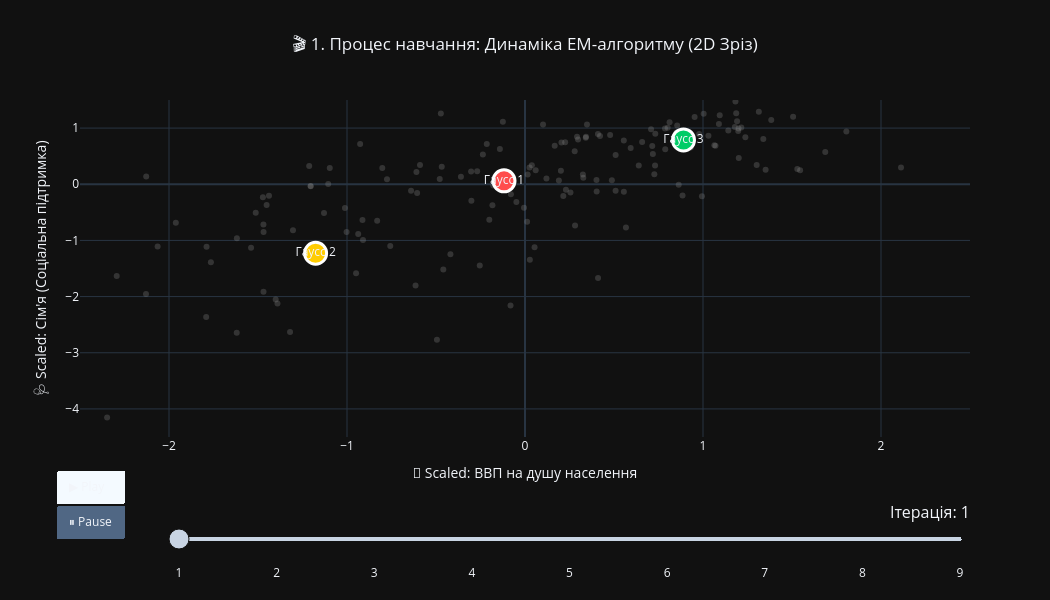
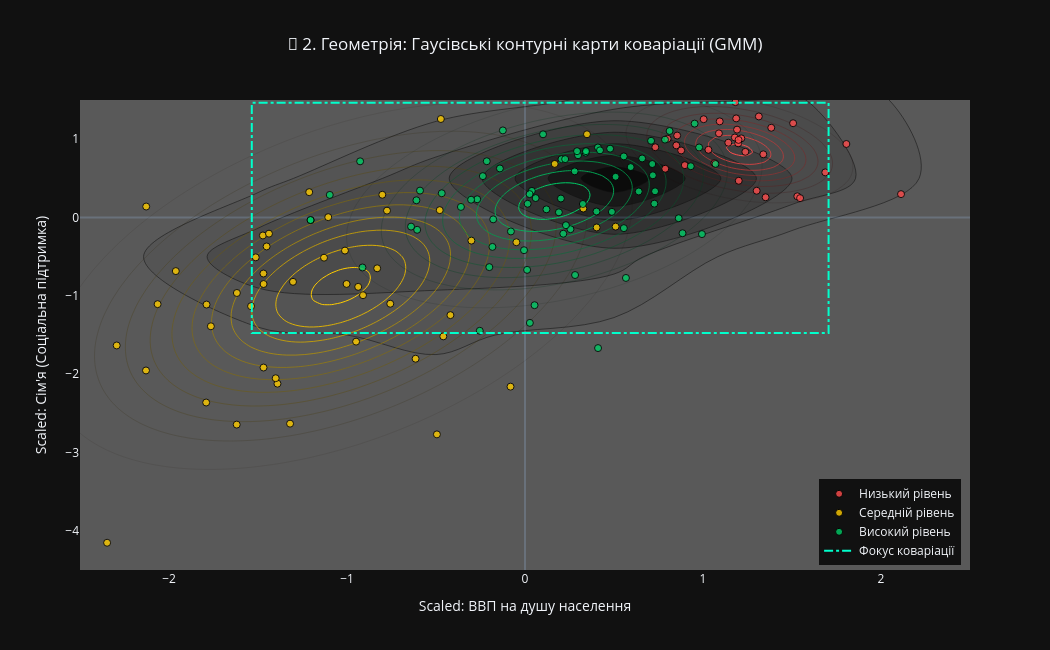
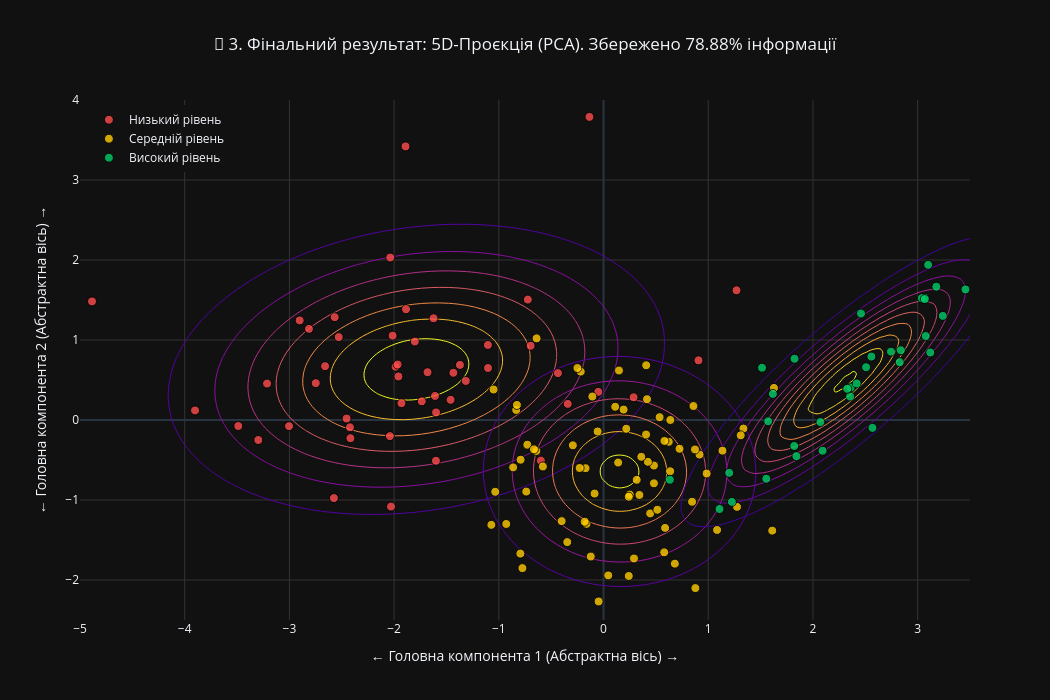

Notebook code for these charts, in order:
### Markdown cell above
**11. Побудувати модель кластеризації:**

### Code cell
print(f"🧠 Навчання моделі кластеризації (GaussianMixture)...")
print("🧹 Перевірка та очищення даних від пропущених значень (NaN)...")

missing_values_count = df_scaled[FEATURES_FULL].isna().sum().sum()

if missing_values_count > 0:
    print(f"   ⚠️ Знайдено {missing_values_count} пропущених значень у числових ознаках.")
    print("   🛠️ Застосовуємо імп'ютацію (заповнення медіаною)...")

    from sklearn.impute import SimpleImputer
    imputer = SimpleImputer(strategy='median')

    df_scaled[FEATURES_FULL] = imputer.fit_transform(df_scaled[FEATURES_FULL])
    df[FEATURES_FULL] = imputer.fit_transform(df[FEATURES_FULL])

    print("   ✅ Пропущені значення успішно заповнено!")
else:
    print("   ✅ Пропущених значень не знайдено. Дані чисті.")

X_train = df_scaled[FEATURES_FULL]
gmm_brain = GaussianMixture(
    n_components=N_CLUSTERS, covariance_type=COVARIANCE_TYPE, 
    n_init=N_INIT, random_state=RANDOM_STATE
)
cluster_labels = gmm_brain.fit_predict(X_train)

df['Cluster'] = cluster_labels
cluster_means = df.groupby('Cluster')[TARGET_METRIC].mean().sort_values()
cluster_mapping = {old_id: new_id for new_id, old_id in enumerate(cluster_means.index)}
df['Cluster'] = df['Cluster'].map(cluster_mapping)

df['Cluster_Name'] = df['Cluster'].map(CLUSTER_LABELS)

actual_iters = gmm_brain.n_iter_
print(f"✅ Навчання завершено! Алгоритм зійшовся за {actual_iters} ітерацій.")

f1, f2 = FEATURES_FULL[0], FEATURES_FULL[1]
f1_ua = FEATURE_TRANSLATIONS.get(f1, str(f1).replace('.', ' ').strip())
f2_ua = FEATURE_TRANSLATIONS.get(f2, str(f2).replace('.', ' ').strip())

print("\nКрасивий Вивід:")

def get_dynamic_legend(X_coords, x_min, x_max, y_min, y_max):
    x_mid = (x_min + x_max) / 2
    y_mid = (y_min + y_max) / 2

    top_left = np.sum((X_coords[:, 0] <= x_mid) & (X_coords[:, 1] >= y_mid))
    top_right = np.sum((X_coords[:, 0] > x_mid) & (X_coords[:, 1] >= y_mid))
    bottom_left = np.sum((X_coords[:, 0] <= x_mid) & (X_coords[:, 1] < y_mid))
    bottom_right = np.sum((X_coords[:, 0] > x_mid) & (X_coords[:, 1] < y_mid))

    min_points = min(top_left, top_right, bottom_left, bottom_right)

    if min_points == top_left:
        return dict(yanchor="top", y=0.99, xanchor="left", x=0.01)
    elif min_points == top_right:
        return dict(yanchor="top", y=0.99, xanchor="right", x=0.99)
    elif min_points == bottom_left:
        return dict(yanchor="bottom", y=0.01, xanchor="left", x=0.01)
    else:
        return dict(yanchor="bottom", y=0.01, xanchor="right", x=0.99)

print(f"\n🎬 1/3: Генерація динамічної анімації навчання...")
X_anim = df_scaled[[f1, f2]].values 
frames = []
em_steps = actual_iters

x_min = np.floor(X_anim[:, 0].min() / 0.5) * 0.5
x_max = np.ceil(X_anim[:, 0].max() / 0.5) * 0.5
y_min = np.floor(X_anim[:, 1].min() / 0.5) * 0.5
y_max = np.ceil(X_anim[:, 1].max() / 0.5) * 0.5

for i in range(1, em_steps + 1):
    gmm_anim = GaussianMixture(
        n_components=N_CLUSTERS, covariance_type=COVARIANCE_TYPE, 
        max_iter=i, n_init=1, init_params='kmeans', random_state=RANDOM_STATE
    )

    with warnings.catch_warnings():
        warnings.simplefilter("ignore")
        gmm_anim.fit(X_anim)

    current_means = gmm_anim.means_

    frame_traces = [
        go.Scatter(x=X_anim[:, 0], y=X_anim[:, 1], mode='markers', marker=dict(color='#888', size=6, opacity=0.3), showlegend=False)
    ]

    for k in range(N_CLUSTERS):
        frame_traces.append(go.Scatter(
            x=[current_means[k, 0]], y=[current_means[k, 1]], 
            mode='markers+text', text=[f"Гаусс {k+1}"],
            marker=dict(color=COLOR_PALETTE_FULL[k], size=22, line=dict(width=3, color='white')), showlegend=False))

    frames.append(go.Frame(data=frame_traces, name=str(i)))

sliders = [{
    "pad": {"b": 10, "t": 60}, "len": 0.9, "x": 0.1, "y": 0,
    "currentvalue": {"font": {"size": 16}, "prefix": "Ітерація: ", "visible": True, "xanchor": "right"},
    "steps": [{"args": [[f.name], {"frame": {"duration": 400, "redraw": True}, "mode": "immediate", "transition": {"duration": 200}}],
               "label": str(k+1), "method": "animate"} for k, f in enumerate(frames)]
}]

fig_anim = go.Figure(data=frames[0].data, frames=frames)
fig_anim.update_layout(
    title_text=f"🎬 1. Процес навчання: Динаміка EM-алгоритму (2D Зріз)",
    title_x=0.5, template=PLOT_TEMPLATE, width=1050, height=600,
    xaxis=dict(title=f"📐 Scaled: {f1_ua}", range=[x_min, x_max]),
    yaxis=dict(title=f"🩺 Scaled: {f2_ua}", range=[y_min, y_max]),
    updatemenus=[dict(type="buttons", y=-0.1, x=0.05, buttons=[
        dict(label="▶ Play", method="animate", args=[None, {"frame": {"duration": 400, "redraw": True}, "fromcurrent": True, "transition": {"duration": 200}}]),
        dict(label="⏸ Pause", method="animate", args=[[None], {"frame": {"duration": 0, "redraw": False}, "mode": "immediate"}])])],
    sliders=sliders
)

fig_anim.show()

print("\n📐 2/3: Побудова контурних карт коваріації...")
f1_idx, f2_idx = 0, 1

x_range, y_range = np.linspace(x_min, x_max, 100), np.linspace(y_min, y_max, 100)
XX, YY = np.meshgrid(x_range, y_range)
pos = np.dstack((XX, YY))

fig_contours = go.Figure()
fig_contours.add_trace(go.Histogram2dContour(x=X_anim[:, 0], y=X_anim[:, 1], colorscale='Greys', opacity=0.3, showscale=False))

for i in range(N_CLUSTERS):
    mean = gmm_brain.means_[i, [f1_idx, f2_idx]]
    cov = gmm_brain.covariances_[i][[f1_idx, f2_idx], :][:, [f1_idx, f2_idx]]
    rv = multivariate_normal(mean=mean, cov=cov)
    Z = rv.pdf(pos)

    color = COLOR_PALETTE_FULL[i]
    name = CLUSTER_LABELS[i]

    fig_contours.add_trace(go.Contour(
        x=x_range, y=y_range, z=Z, colorscale=[[0, 'rgba(0,0,0,0)'], [1, color]],
        showscale=False, contours=dict(start=0.01, coloring='lines'), line=dict(width=1), hoverinfo='skip'))

for i in range(N_CLUSTERS):
    real_indices = (cluster_labels == cluster_mapping[i])
    real_data = df[real_indices]

    hover_texts = [f"<b>{row[COUNTRY_COL]}</b><br>{f1_ua} (Raw): {row[f1]:.2f}<br>{f2_ua} (Raw): {row[f2]:.2f}" for _, row in real_data.iterrows()]

    fig_contours.add_trace(go.Scatter(
        x=X_anim[cluster_labels == i, 0], y=X_anim[cluster_labels == i, 1],
        mode='markers', name=CLUSTER_LABELS[i], marker=dict(color=COLOR_PALETTE_FULL[i], size=7, opacity=0.8, line=dict(width=1, color='black')),
        hovertext=hover_texts, hoverinfo="text",
    ))

padding_x = (x_max - x_min) * 0.10
padding_y = (y_max - y_min) * 0.10

focus_x0 = min(gmm_brain.means_[0, f1_idx], gmm_brain.means_[1, f1_idx]) - padding_x
focus_x1 = max(gmm_brain.means_[0, f1_idx], gmm_brain.means_[1, f1_idx]) + padding_x
focus_y0 = min(gmm_brain.means_[0, f2_idx], gmm_brain.means_[1, f2_idx]) - padding_y
focus_y1 = max(gmm_brain.means_[0, f2_idx], gmm_brain.means_[1, f2_idx]) + padding_y

fig_contours.add_shape(
    type="rect",
    x0=focus_x0, y0=focus_y0, x1=focus_x1, y1=focus_y1,
    line=dict(color="#00ffcc", width=2, dash="dashdot"),
    fillcolor="rgba(0,0,0,0)"
)

fig_contours.add_trace(go.Scatter(
    x=[None], y=[None], mode='lines',
    name="Фокус коваріації",
    line=dict(color="#00ffcc", width=2, dash="dashdot")
))

fig_contours.update_layout(
    title_text=f"📐 2. Геометрія: Гаусівські контурні карти коваріації (GMM)",
    title_x=0.5, template=PLOT_TEMPLATE, width=1050, height=650,
    xaxis=dict(title=f"Scaled: {f1_ua}", showgrid=False, range=[x_min, x_max]),
    yaxis=dict(title=f"Scaled: {f2_ua}", showgrid=False, range=[y_min, y_max]),
    legend=get_dynamic_legend(X_anim, x_min, x_max, y_min, y_max)
)

fig_contours.show()

print("\n🌌 3/3: Стиснення 5-вимірного простору через PCA...")
pca = PCA(n_components=2, random_state=RANDOM_STATE)
X_pca = pca.fit_transform(X_train)

fig_pca = go.Figure()

pca_x_min = np.floor(X_pca[:, 0].min() / 0.5) * 0.5
pca_x_max = np.ceil(X_pca[:, 0].max() / 0.5) * 0.5
pca_y_min = np.floor(X_pca[:, 1].min() / 0.5) * 0.5
pca_y_max = np.ceil(X_pca[:, 1].max() / 0.5) * 0.5

xx, yy = np.meshgrid(np.linspace(pca_x_min, pca_x_max, 100), np.linspace(pca_y_min, pca_y_max, 100))
pos = np.dstack((xx, yy))

for i in range(N_CLUSTERS):
    cluster_points = X_pca[df['Cluster'] == i]

    pca_mean = np.mean(cluster_points, axis=0)
    pca_cov = np.cov(cluster_points, rowvar=False)

    with warnings.catch_warnings():
        warnings.simplefilter("ignore")
        rv = multivariate_normal(mean=pca_mean, cov=pca_cov)
        Z = rv.pdf(pos)

    color = COLOR_PALETTE_FULL[i]
    name = CLUSTER_LABELS[i]

    fig_pca.add_trace(go.Contour(
        x=np.linspace(pca_x_min, pca_x_max, 100), y=np.linspace(pca_y_min, pca_y_max, 100), z=Z,
        showscale=False, contours=dict(start=0.1, coloring='lines'), line=dict(width=1, color=color), hoverinfo='skip'))

    real_indices = (cluster_labels == cluster_mapping[i])
    real_data = df[real_indices]
    hover_texts_pca = [f"<b>{row[COUNTRY_COL]}</b><br>PCA 1: {X_pca[idx, 0]:.2f}<br>PCA 2: {X_pca[idx, 1]:.2f}" for idx, row in real_data.reset_index(drop=True).iterrows()]

    fig_pca.add_trace(go.Scatter(
        x=cluster_points[:, 0], y=cluster_points[:, 1], mode='markers', name=name,
        marker=dict(color=color, size=9, opacity=0.8, line=dict(width=1, color='black')),
        hovertext=hover_texts_pca, hoverinfo="text"
    ))

variance_explained = sum(pca.explained_variance_ratio_) * 100
fig_pca.update_layout(
    title_text=f"🌌 3. Фінальний результат: 5D-Проєкція (PCA). Збережено {variance_explained:.2f}% інформації",
    title_x=0.5, template=PLOT_TEMPLATE, width=1050, height=700,
    xaxis=dict(title=f"← Головна компонента 1 (Абстрактна вісь) →", showgrid=True, gridcolor='#333', range=[pca_x_min, pca_x_max]),
    yaxis=dict(title=f"← Головна компонента 2 (Абстрактна вісь) →", showgrid=True, gridcolor='#333', range=[pca_y_min, pca_y_max]),
    legend=get_dynamic_legend(X_pca, pca_x_min, pca_x_max, pca_y_min, pca_y_max)
)

fig_pca.show()
